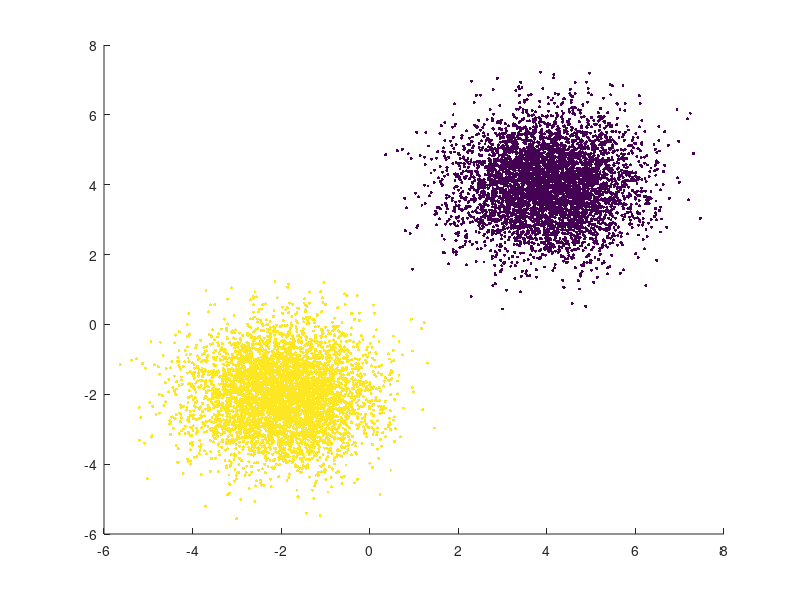
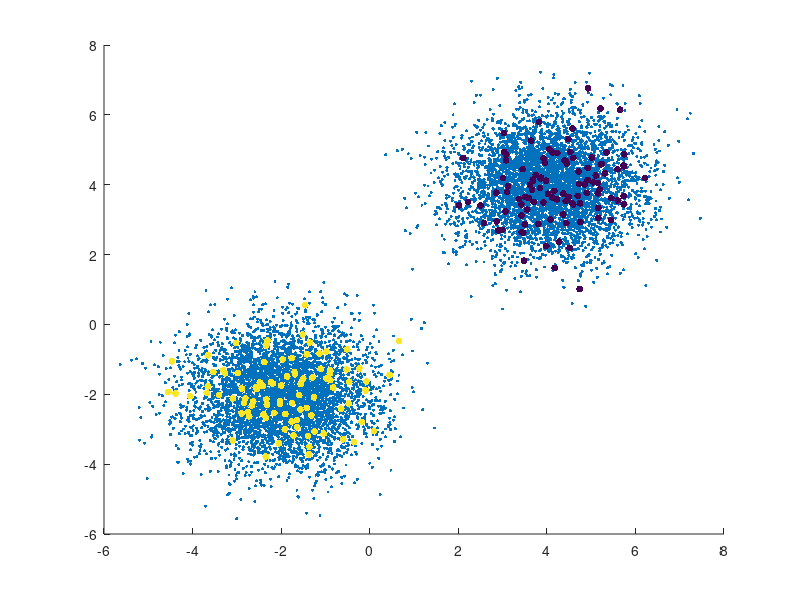

Recreate these plots in MATLAB, in order. (Note: this script raises an error after producing the figures.)
rng('default');  % Random seed for reproducibility

n = 10000; % number of points
p = 0.02; % fraction of labeled points

% sample generator with gaussian distribution
l = n*p; % number of labeled samples
u = n*(1-p);  % number of unlabeled samples
samp=randperm(n,l); % random sample the labeled indices
indices=1:n;
X = [gallery('normaldata',[n/2 2],120)-2; gallery('normaldata',[n/2 2],120)+4];
y_tot = [ones(n/2,1);-1*(ones(n/2,1))];

% build the data
X_samp=X(samp,:);
X_unlabeled = X(setdiff(1:end,samp),:);
y_samp=y_tot(samp);
y_exact=y_tot(setdiff(1:end,samp));

%visualize the data
figure(1)
scatter(X(:,1),X(:,2),5,y_tot,'filled')  % plot with true labels
figure(2);
scatter(X(:,1),X(:,2),5,'filled')
hold on 
scatter(X_samp(:,1),X_samp(:,2),25,y_samp,'filled')  % plot with the small set of labeled data
hold off 


% Compute the distances between lab-nolab and nolab-nolab
D_samp=pdist2(X_samp,X_unlabeled);
D=pdist2(X_unlabeled,X_unlabeled);
% Calcolate the weights exp(-dist)
W_samp= exp(-D_samp);
W = exp(-D);

% Parameters for the gradient methods
y0 = -1 + 2.*rand(u,1); % starting points
eps = 1e-4; % tollerance
maxit = 1000; % max iteration

disp("fixed step size:1 / armijo rule:2 / exact line search:3")
step_size=input('Choose step size rule:'); % step_size update rule
delta=0.5;   % parameter for the armijo rule

%%%%%%%%%%%%%%%%%%%%%%%%%%%%%%%%%%%%%%%%%%%%%%%%%%%%%%%%%%%%%%%%%%%%%%%%%%%%%
%CLASSIC GRADIENT METHOD 
    
[y_GD, timeVec_GD, Norms_GD, accuracy_GD]= ...
    GD(maxit,eps,y0,y_samp,W,W_samp,step_size,y_exact,delta); 


%%%%%%%%%%%%%%%%%%%%%%%%%%%%%%%%%%%%%%%%%%%%%%%%%%%%%%%%%%%%%%%%%%%%%%%%%%%%
% BCGD with cyclic rule

[y_BCGDcyc, timeVec_BCGDcyc, Norms_BCGDcyc, accuracy_BCGDcyc] = ...
    BCGD_cyclic(y0,maxit,eps,y_samp,W,W_samp,step_size,y_exact,delta);

   
%%%%%%%%%%%%%%%%%%%%%%%%%%%%%%%%%%%%%%%%%%%%%%%%%%%%%%%%%%%%%%%%%%%%%%%%%%%%
% BCGD with randomized rule

[y_BCGDrand, timeVec_BCGDrand, Norms_BCGDrand, accuracy_BCGDrand] = ...
    BCGD_random(maxit,eps,y0,y_samp,W,W_samp,step_size,y_exact,delta);


%PLOT THE RESULTS
figure(3)
hold on
semilogy(Norms_GD,LineWidth = 2)
semilogy(Norms_BCGDcyc,':',LineWidth = 2)
semilogy(Norms_BCGDrand,'--',LineWidth = 2)
hold off
title('Norms Plot')
legend('GD','BCGDcyc','BCGDrand')
xlabel('iterations')
ylabel("Gradiet's norm")

figure(4)
hold on
plot(timeVec_GD,accuracy_GD,LineWidth = 2)
plot(timeVec_BCGDcyc,accuracy_BCGDcyc,':',LineWidth = 2)
plot(timeVec_BCGDrand,accuracy_BCGDrand,'--',LineWidth = 2)
hold off
title('Accuracy vs Time')
legend('GD','BCGDcyc','BCGDrand')
xlabel('time')
ylabel('accuracy')

figure(5)
hold on
plot(accuracy_GD,LineWidth = 2)
plot(accuracy_BCGDcyc,':',LineWidth = 2)
plot(accuracy_BCGDrand,'--',LineWidth = 2)
hold off
title('Accuracy Plot')
legend('GD','BCGDcyc','BCGDrand')
xlabel('iterations')
ylabel('accuracy')

%visualize final data labeled
figure(6)
scatter(X_unlabeled(:,1),X_unlabeled(:,2),5,sign(y_GD),'filled')
figure(7)
scatter(X_unlabeled(:,1),X_unlabeled(:,2),5,sign(y_BCGDcyc),'filled')
figure(8)
scatter(X_unlabeled(:,1),X_unlabeled(:,2),5,sign(y_BCGDrand),'filled')
